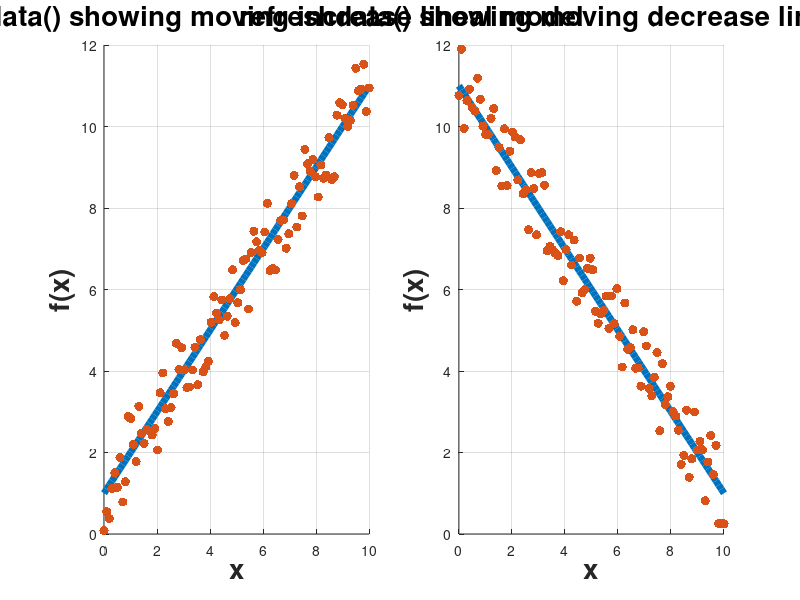

Recreate this plot in MATLAB.
clear all; close all; clc;
h=figure('Position',[1 21 1366 670], ...
'Name','refreshdata Command Demonstrations');
m=1;
b=1;
error=1;
xi=0;
xf=10;
x=linspace(xi,xf,100);
lw=5;
%%%%%%%%%%%%%%%%%%%%%%%%%%%%%%%%%%%%%%
subplot(1,2,1)
y=m*x+b;
y2=y;
ye=m*x+b+(2*error*rand(1,length(x))-error);
ye2=ye;
hold on;
plot(x,y,'linewidth',lw,"ydatasource","y")
plot(x,ye,'.','markersize',20,"ydatasource","ye")
title("refreshdata() showing moving increase lineal model",... 
 'fontsize',20);
xlabel('x','fontweight','bold','fontsize',20)
ylabel('f(x)','fontweight','bold','fontsize',20)
hold off;
grid on;
%%%%%%%%%%%%%%%%%%%%%%%%%%%%%%%%%%%%%%%%%%%
m=-1;
b=1;
subplot(1,2,2)
y3=m*x+b+xf;
y4=y3;
ye5=m*x+b+xf+(2*error*rand(1,length(x))-error);
ye6=ye5;
hold on;
plot(x,y,'linewidth',lw,"ydatasource","y3")
plot(x,ye,'.','markersize',20,"ydatasource","ye5")
title("refreshdata() showing moving decrease lineal model",... 
 'fontsize',20);
xlabel('x','fontweight','bold','fontsize',20)
ylabel('f(x)','fontweight','bold','fontsize',20)
hold off;
grid on;
%%%%%%%%%%%%%%%%%%%%%%%%%%%%%%%%%%%%%%%%%%%
n=length(x);
for k=1:1
i=1;
while i <= n
pause(0.1);
y=y2(1:i);
ye=ye2(1:i);
y3=y4(1:i);
ye5=ye6(1:i);
refreshdata(gcf,"caller");
i=i+1;
endwhile
endfor
